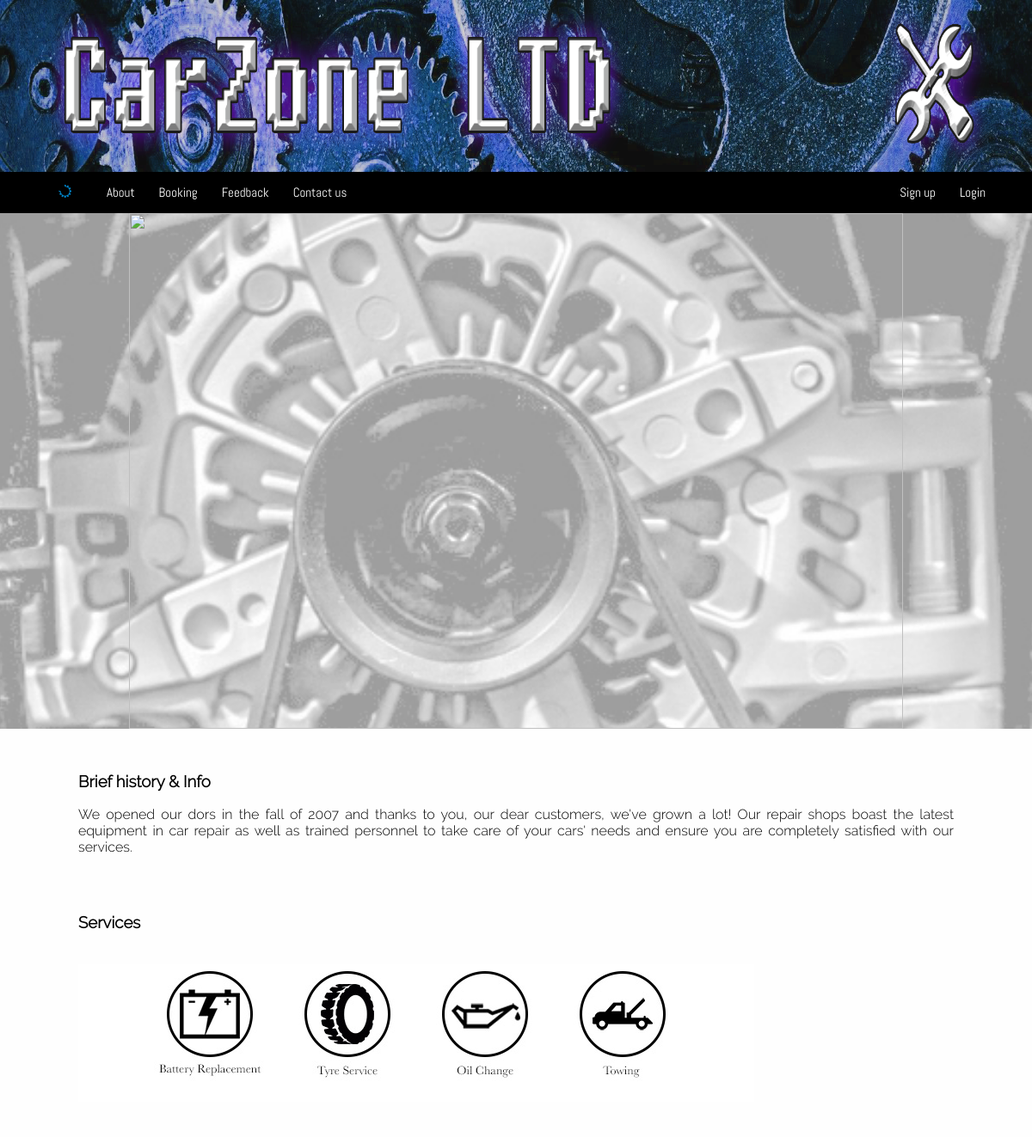
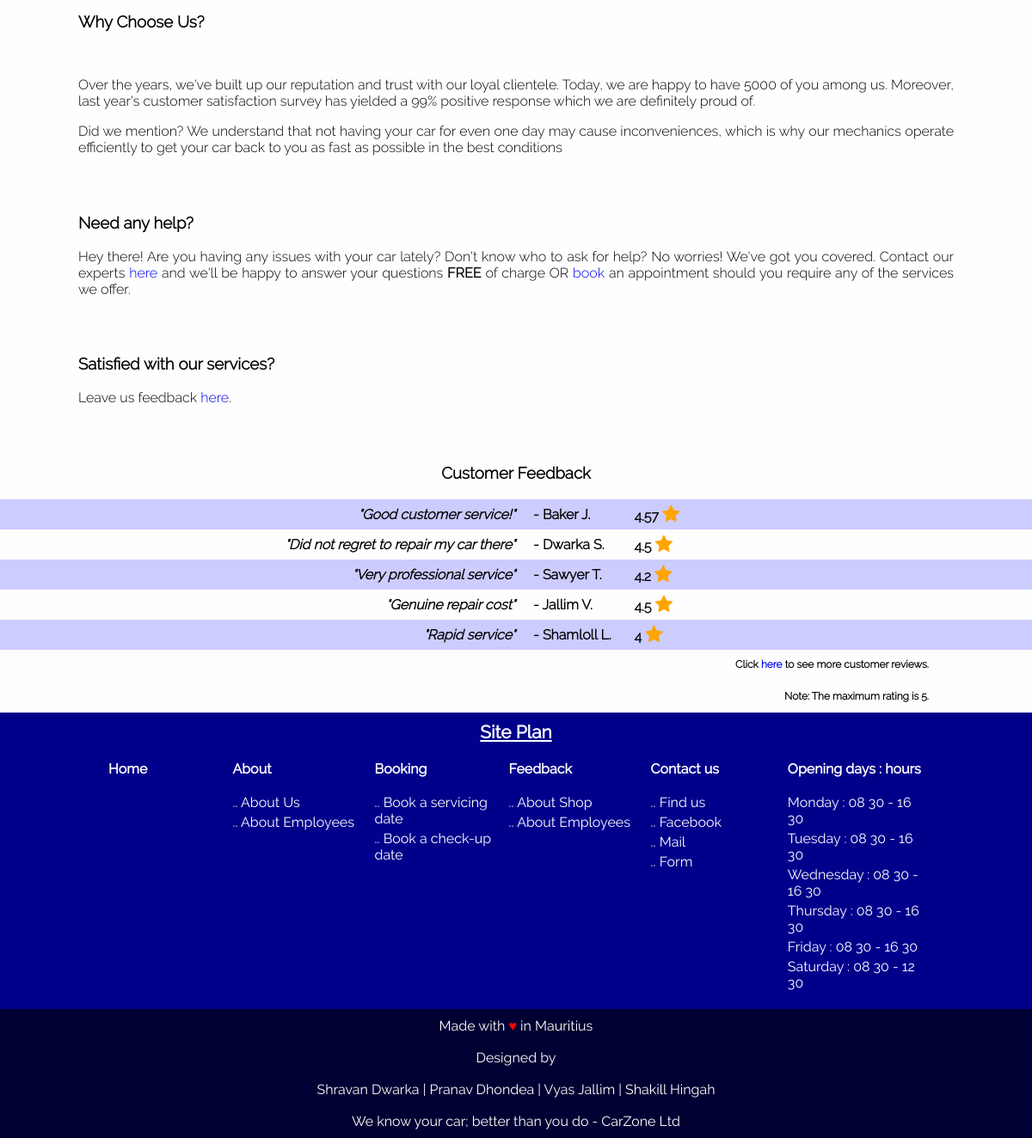
The page / on the database its author committed (2 pictures, top to bottom).
### tables this page shows
CREATE TABLE `feedback` (
  `shortreaction` varchar(100) NOT NULL,
  `details` varchar(200) NOT NULL,
  `rating` float NOT NULL,
  `member_email` varchar(40) NOT NULL
);

### indexCustomerReview.php (the view, shortened to what this page needs)
<div id="reviewtab">
		<?php
	        $servername="localhost";
	        $username="root";
	        $password="";
	        $connection =mysqli_connect($servername,$username,$password) or die ("Could not connect to database.");
	        $query = mysqli_query($connection, "SELECT CONCAT(m.lastname,'  ',LEFT(m.firstname,1), '. ') AS Name, f.shortreaction, f.rating FROM feedback f, member m WHERE m.member_email = f.member_email LIMIT 5");
				echo "<table class=\"fbTable\">";
				echo "<tr>";
				echo "<td id=\"fbTitle\" colspan=\"3\"><h3>Customer Feedback<h3></td>";
				echo "</tr>";
	        while($row = mysqli_fetch_assoc($query))
	        {
	        	$name = $row["Name"];
	        	$detail = $row["shortreaction"];
	        	$rating = $row["rating"];
	        	echo "<tr><td class=\"fbReaction\">\"$detail\"</td>";
	        	echo "<td class=\"fbName\"> - $name</td>";
	        	echo "<td class=\"fbRating\">";
				echo " &nbsp &nbsp $rating";
				echo "		<span class=\"fa fa-star checked\" style=\"font-size:22px;\"></span>";
				echo "</td>";
	        	echo "</tr>";
	        }
	        echo "<td id=\"fbFooter\" colspan=\"3\">Click <a href=\"customerreviews.php\">here</a> to see more customer reviews.</td>";
 		echo "</table>";
    	?>
    	<p id="fbNote">Note: The maximum rating is 5.</p>
	</div>

### style/commonstyles.css (style rules this page uses)
body { background-color: #fefefe; width: 100%; margin-left: auto; margin-right: auto; margin-top: 0; margin-bottom: 0; padding: 0; }
.footer_info { background-color: darkblue; }
.maintable { padding: 0 0 15px 0; margin-left: 10%; width: 80%; background-color: darkblue; font-family: 'Raleway-Regular'; }
#maintablecaption { color: #fff; font-family: 'Raleway-Regular'; padding-top: 10px; font-size: 1.3em; font-weight: bold; text-decoration: underline; }
.footer_info .maintable { margin-left: auto; margin-right: auto; }
.footer_info table td { width: 250px; text-align: left; vertical-align: top; padding: 1; color: white; }
.footer_info table td a { display: inline-block; }
.footer_info table th { height: 50px; }
.footer_table { color: #fff; height: 150px; background-color: #000033; font-family: 'Raleway-Regular'; top: 0; }
.footer_table table { width: 600px; height: 100%; margin-left: auto; margin-right: auto; table-layout: fixed; }
.footer_table table td { text-align: center; }
td a { text-decoration: none; }
footer a:link { color: #fff; }

### style/indexstyles.css (style rules this page uses)
.fbTable { border-collapse: collapse; width: 100%; font-family: 'Raleway-Light'; font-weight: bold; }
.fbTable tr:nth-child(even) { background-color:#ccccff; }
.fbTable tr { height: 35px; }
#fbTitle { text-align: center; }
.fbReaction { width: 50%; text-align: right; font-style: italic; }
.fbName { padding-left: 20px; width:10%; }
.fbRating { font-weight: bolder; }
.checked { color: orange; }
#fbFooter { text-align: right; font-size: 12px; padding-right: 10%; }
#fbFooter a { text-decoration: none; }
#fbNote { margin-right: 10%; text-align: right; font-size: 12px; font-family: 'Raleway-Light'; font-weight: bold; }

### rows shown on the page
feedback: shortreaction "Good customer service!", name "Baker J.", rating "4.57"
feedback: shortreaction "Did not regret to repair my car there", name "Dwarka S.", rating "4.5"
feedback: shortreaction "Very professional service", name "Sawyer T.", rating "4.2"
feedback: shortreaction "Genuine repair cost", name "Jallim V.", rating "4.5"
feedback: shortreaction "Rapid service", name "Shamloll L.", rating "4"
